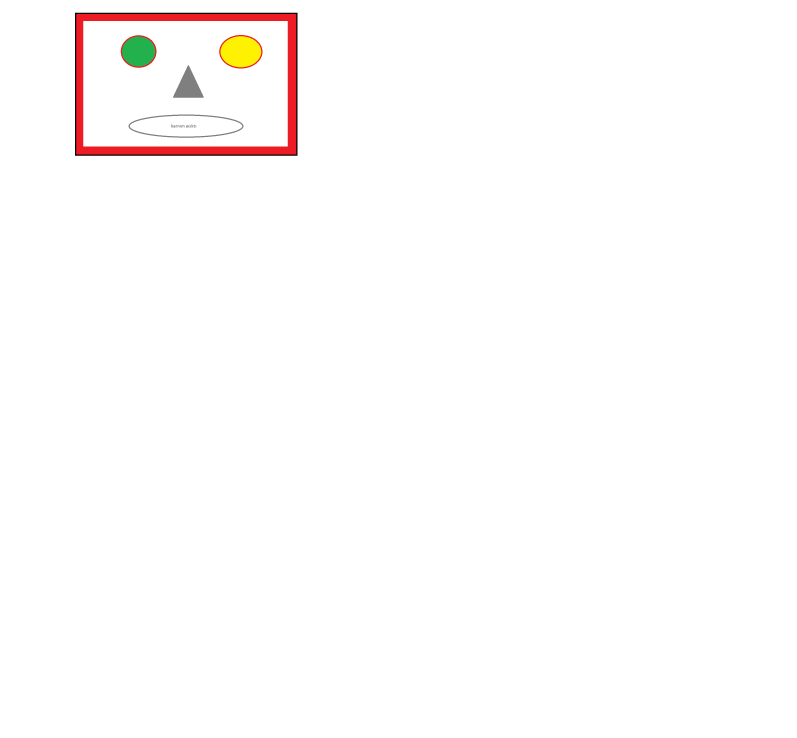
#> input picture src/smile.png, 3188 x 2952 px (shown at 1/4 size)
$ python exp2_smile.py
#> lines starting #> are read from the running program, lines starting #| are printed output that depends on the picture
import cv2 as cv
import numpy as np

smile = cv.imread("../src/smile.png")
#> smile is the input picture: shape (2952, 3188, 3); mean B, G, R 251.7, 252.2, 254

cv.imshow("smile", smile[50:700,250:1200])
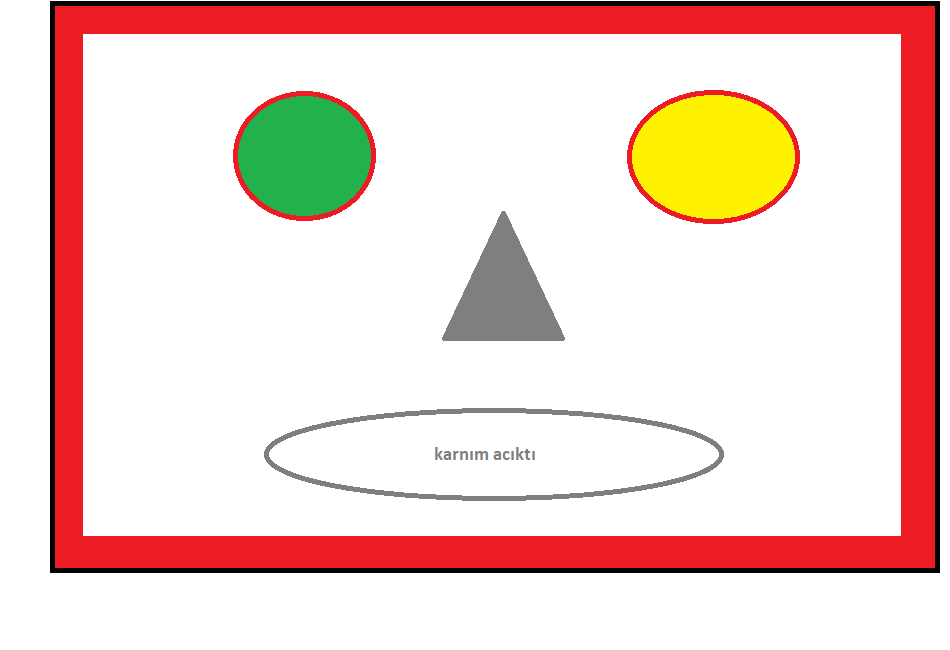
#> window 'smile': shape (650, 950, 3); mean B, G, R 204.7, 211.8, 239.1

smile = np.zeros((600,1000,3),dtype="uint8")
smile[::,::] = [255,255,255]

cv.rectangle(smile,(20,20),(960,560),(0,255,0),20, lineType=cv.LINE_AA)
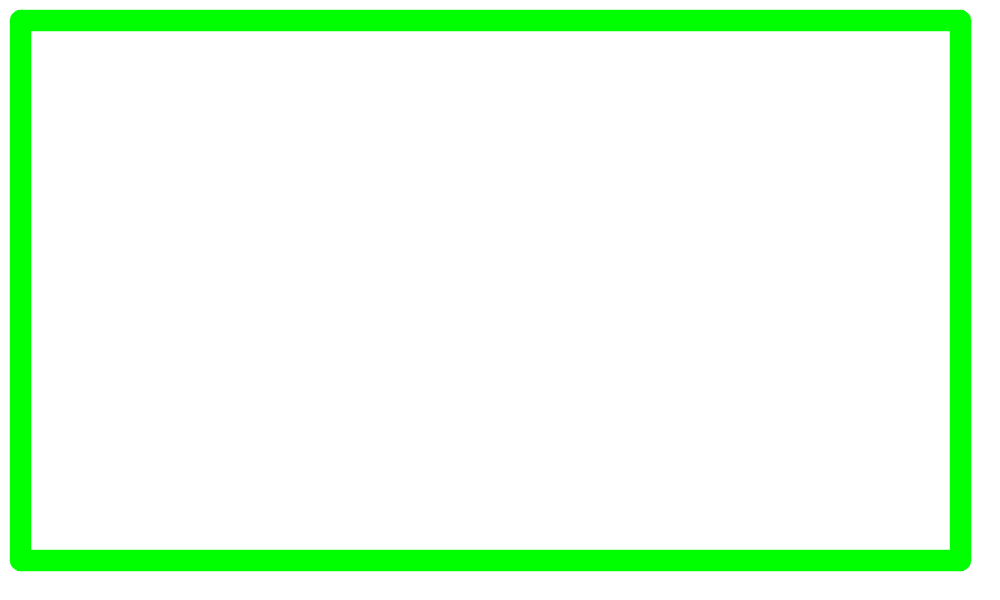
#> smile: shape (600, 1000, 3); mean B, G, R 228.1, 255, 228.1
cv.circle(smile,(300,150),80,[255,0,0],-1)
cv.circle(smile,(300,150),80,[0,0,0],3)
cv.circle(smile,(700,150),80,[255,0,0],-1)
cv.circle(smile,(700,150),80,[0,0,0],3)

# Üçgenin köşe noktalarını tanımla
points = np.array([[500,200],[550,300],[450,300]])

cv.ellipse(smile, (500,400), (50,300), 90,0,360, (255,0,0), thickness=5 )

cv.putText(smile, "Hello world", (400,420), color=(255,0,0), fontFace=1, fontScale=3, thickness=3)
# Üçgeni çiz
cv.polylines(smile, [points], isClosed=True, color=(0, 255, 0), thickness=3)
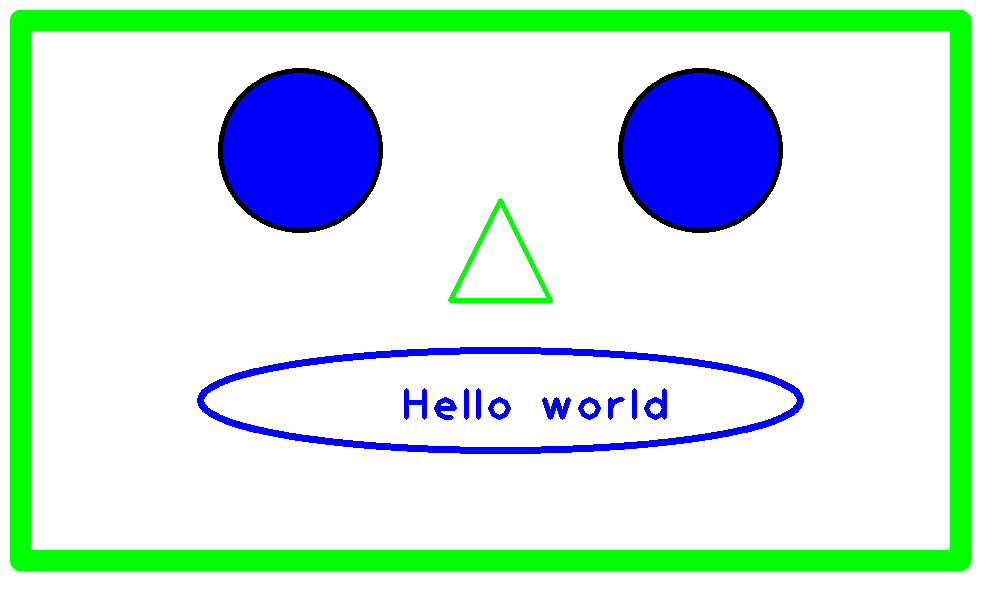
#> smile: shape (600, 1000, 3); mean B, G, R 225.3, 232.1, 204.5

cv.imshow("smile2", smile)


cv.waitKey()

$ run again, with src/RGB-CMYK.png copied over src/smile.png
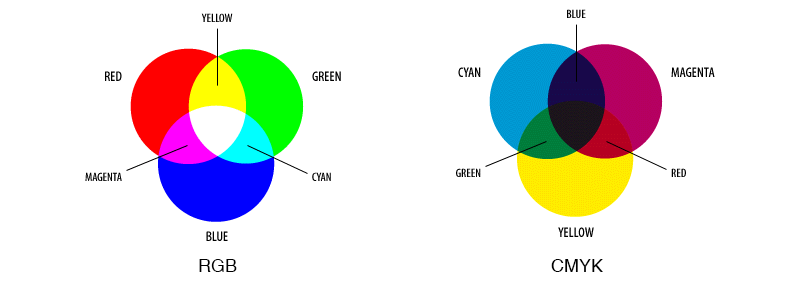
#> input picture src/RGB-CMYK.png, 800 x 282 px
#> smile is the input picture: shape (282, 800, 3); mean B, G, R 222.6, 224.4, 226.1
#> `cv.imshow("smile", smile[50:700,250:1200])`:
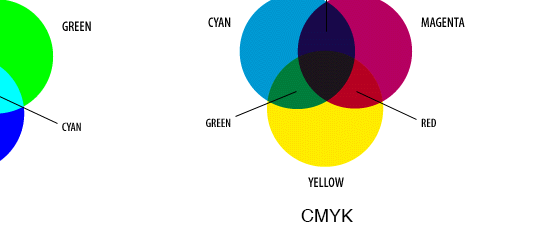
#> window 'smile': shape (232, 550, 3); mean B, G, R 215, 225.1, 218.6
